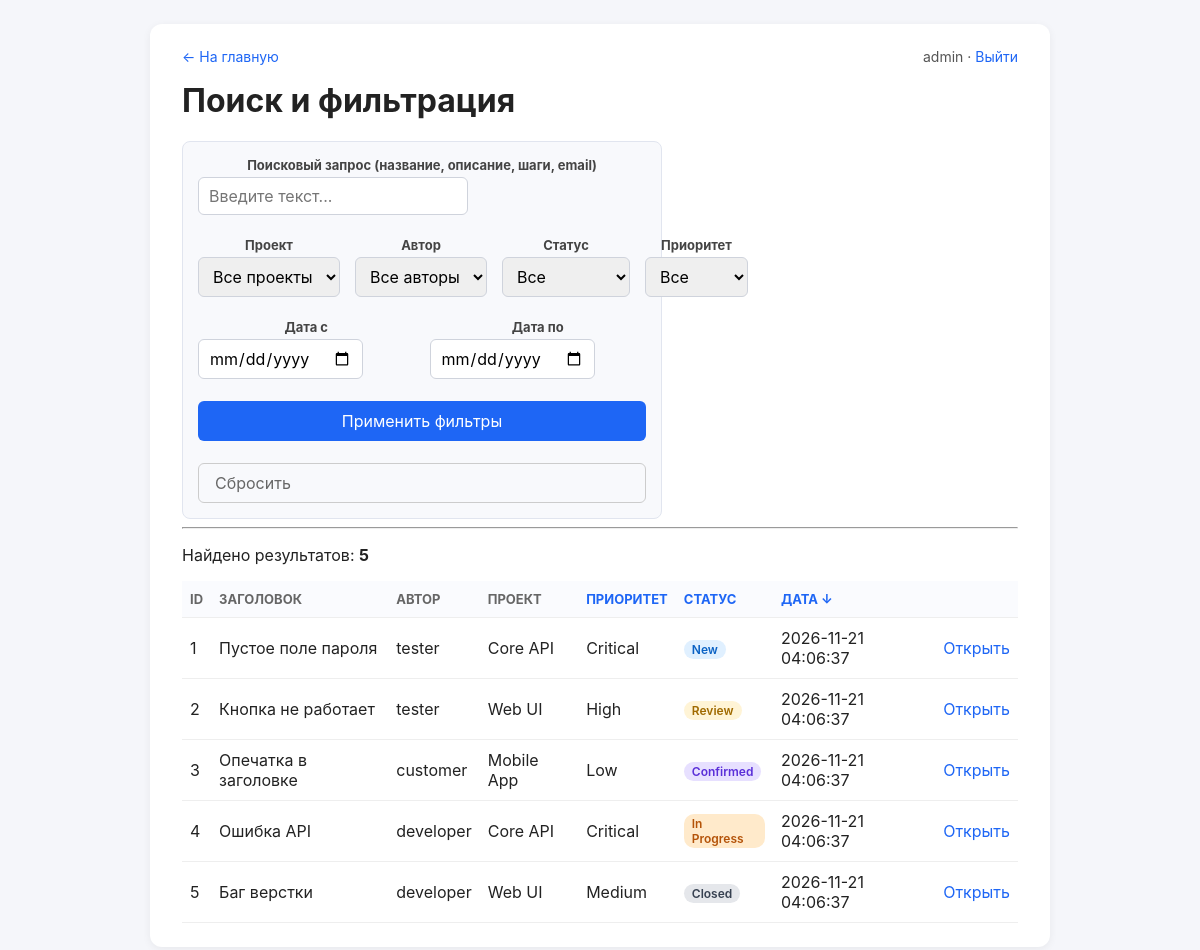
The app's page /bugs_search.php (signed in) with its own data.
### tables this page shows
CREATE TABLE users (
        id INTEGER PRIMARY KEY AUTOINCREMENT,
        login TEXT UNIQUE NOT NULL,
        password_hash TEXT NOT NULL,
        role TEXT NOT NULL
    , email TEXT);

CREATE TABLE bugs (
        id INTEGER PRIMARY KEY AUTOINCREMENT,
        title TEXT NOT NULL,
        description TEXT,
        status TEXT NOT NULL DEFAULT 'New',
        priority TEXT DEFAULT 'Medium',
        project_id INTEGER,
        author_id INTEGER,
        created_at TEXT DEFAULT (datetime('now'))
    , steps TEXT);

CREATE TABLE projects (
        id INTEGER PRIMARY KEY AUTOINCREMENT,
        name TEXT NOT NULL
    );

### auth.php (called while the page is built, shortened)
<?php
function current_user(): array {
    return [
        'id'    => (int)$_SESSION['user_id'],
        'login' => $_SESSION['login'] ?? '',
        'role'  => $_SESSION['role'] ?? '',
    ];
}

### bugs_search.php (the view, shortened to what this page needs)
<?php
require_once __DIR__ . '/auth.php';
require_once __DIR__ . '/db.php';
$user = current_user();
$users = $pdo->query("SELECT id, login FROM users ORDER BY login")->fetchAll();
$q = trim($_GET['q'] ?? '');
$dateFrom = $_GET['date_from'] ?? '';
$dateTo = $_GET['date_to'] ?? '';
$allowedSort = [
    'date' => 'b.created_at',
    'priority' => "CASE b.priority WHEN 'Critical' THEN 1 WHEN 'High' THEN 2 WHEN 'Medium' THEN 3 WHEN 'Low' THEN 4 ELSE 5 END",
    'status' => 'b.status',
];
$sortKey = $_GET['sort'] ?? 'date';
$sortCol = $allowedSort[$sortKey] ?? 'b.created_at';
$dir = (($_GET['dir'] ?? 'desc') === 'asc') ? 'ASC' : 'DESC';
$perPage = 10;
$page = max(1, (int)($_GET['page'] ?? 1));
$offset = ($page - 1) * $perPage;
$where = [];
$params = [];
$whereSql = $where ? ' WHERE ' . implode(' AND ', $where) : '';
$countStmt = $pdo->prepare("SELECT COUNT(*) FROM bugs b LEFT JOIN users u ON u.id = b.author_id" . $whereSql);
$countStmt->execute($params);
$totalRows = $countStmt->fetchColumn();
$sql = "SELECT b.*, p.name AS project_name, u.login AS author_name
        FROM bugs b
        LEFT JOIN projects p ON p.id = b.project_id
        LEFT JOIN users u ON u.id = b.author_id
        {$whereSql}
        ORDER BY {$sortCol} {$dir}
        LIMIT :lim OFFSET :off";
$stmt = $pdo->prepare($sql);
$stmt->bindValue(':lim', $perPage, PDO::PARAM_INT);
$stmt->bindValue(':off', $offset, PDO::PARAM_INT);
$stmt->execute();
$bugs = $stmt->fetchAll();
function buildUrl($overrides = []) {
    $params = array_merge($_GET, $overrides);
    return 'bugs_search.php?' . http_build_query($params);
}
?>
<!DOCTYPE html>
<html lang="ru">
<head><meta charset="UTF-8"><title>Поиск ошибок</title><link rel="stylesheet" href="style.css"></head>
<body>
<div class="container">
    <div class="topbar">
        <a href="bug_list.php">← На главную</a>
        <span><?= htmlspecialchars($user['login']) ?> · <a href="logout.php">Выйти</a></span>
    </div>
    <h1>Поиск и фильтрация</h1>
    <form method="GET" action="bugs_search.php" class="filter-form">
        <div class="form-group">
            <label>Поисковый запрос (название, описание, шаги, email)</label>
            <input type="text" name="q" value="<?= htmlspecialchars($q) ?>" placeholder="Введите текст...">
        </div>
        <div class="form-row">
            <div class="form-group">
                <label>Проект</label>
                <select name="project_id">
                    <option value="0">Все проекты</option>
                </select>
            </div>
            <div class="form-group">
                <label>Автор</label>
                <select name="author_id">
                    <option value="0">Все авторы</option>
                </select>
            </div>
            <div class="form-group">
                <label>Статус</label>
                <select name="status">
                    <option value="">Все</option>
                </select>
            </div>
            <div class="form-group">
                <label>Приоритет</label>
                <select name="priority">
                    <option value="">Все</option>
                </select>
            </div>
        </div>
        <div class="form-row">
            <div class="form-group">
                <label>Дата с</label>
                <input type="date" name="date_from" value="<?= htmlspecialchars($dateFrom) ?>">
            </div>
            <div class="form-group">
                <label>Дата по</label>
                <input type="date" name="date_to" value="<?= htmlspecialchars($dateTo) ?>">
            </div>
        </div>
        <button type="submit" style="margin-top: 10px;">Применить фильтры</button>
        <a href="bugs_search.php" class="btn-reset" style="margin-top: 10px;">Сбросить</a>
    </form>
    <hr>
    <p>Найдено результатов: <strong><?= $totalRows ?></strong></p>
    <table>
        <tr>
            <th>ID</th>
            <th>Заголовок</th>
            <th>Автор</th>
            <th>Проект</th>
            <th><a href="<?= buildUrl(['sort' => 'priority', 'dir' => $dir === 'asc' ? 'desc' : 'asc']) ?>">Приоритет <?= $sortKey === 'priority' ? ($dir === 'asc' ? '↑' : '↓') : '' ?></a></th>
            <th><a href="<?= buildUrl(['sort' => 'status', 'dir' => $dir === 'asc' ? 'desc' : 'asc']) ?>">Статус <?= $sortKey === 'status' ? ($dir === 'asc' ? '↑' : '↓') : '' ?></a></th>
            <th><a href="<?= buildUrl(['sort' => 'date', 'dir' => $dir === 'asc' ? 'desc' : 'asc']) ?>">Дата <?= $sortKey === 'date' ? ($dir === 'asc' ? '↑' : '↓') : '' ?></a></th>
            <th></th>
        </tr>
        <?php foreach ($bugs as $b): ?>
        <tr>
            <td><?= (int)$b['id'] ?></td>
            <td><?= htmlspecialchars($b['title']) ?></td>
            <td><?= htmlspecialchars($b['author_name'] ?? '—') ?></td>
            <td><?= htmlspecialchars($b['project_name'] ?? '—') ?></td>
            <td><?= htmlspecialchars($b['priority']) ?></td>
            <td><span class="status s-<?= str_replace(' ', '_', $b['status']) ?>"><?= htmlspecialchars($b['status']) ?></span></td>
            <td><?= htmlspecialchars($b['created_at']) ?></td>
            <td><a href="bug_view.php?id=<?= (int)$b['id'] ?>">Открыть</a></td>
        </tr>
        <?php endforeach; ?>
    </table>
</div>
</body>
</html>

### style.css (style rules this page uses)
* { box-sizing: border-box; }
body { font-family: -apple-system, "Segoe UI", Roboto, sans-serif; background: #f5f6fa; margin: 0; color: #222; }
.container { max-width: 900px; margin: 24px auto; background: #fff; padding: 24px 32px; border-radius: 12px; box-shadow: 0 2px 8px rgba(0,0,0,.06); }
h1 { margin-top: 0; }
a { color: #1e66f5; text-decoration: none; }
.topbar { display: flex; justify-content: space-between; align-items: center; margin-bottom: 16px; font-size: 14px; color: #555; }
form { display: flex; flex-direction: column; gap: 12px; max-width: 480px; }
label { display: flex; flex-direction: column; font-size: 14px; }
input, textarea, select, button { font: inherit; padding: 8px 10px; border: 1px solid #cfd3dc; border-radius: 6px; margin-top: 4px; }
button { background: #1e66f5; color: #fff; border: none; cursor: pointer; padding: 10px 16px; margin-top: 0; }
table { width: 100%; border-collapse: collapse; margin-top: 12px; }
th, td { text-align: left; padding: 10px 8px; border-bottom: 1px solid #eee; }
th { background: #fafbfe; font-size: 13px; text-transform: uppercase; color: #666; }
.status { display: inline-block; padding: 2px 8px; border-radius: 10px; font-size: 12px; font-weight: 600; background: #eef2f7; }
.s-New { background: #e0f0ff; color: #0b62c4; }
.s-Review { background: #fff4d6; color: #a06a00; }
.s-Confirmed { background: #e7e0ff; color: #5a2fd8; }
.s-In_Progress { background: #ffeacb; color: #b45309; }
.s-Closed { background: #e5e7eb; color: #374151; }
.filter-form { background: #f8f9fc; padding: 15px; border-radius: 8px; border: 1px solid #e1e5ef; }
.form-row { display: flex; gap: 15px; margin-top: 10px; }
.form-row .form-group { flex: 1; }
.filter-form .form-group label { font-weight: bold; font-size: 13px; color: #444; }
.btn-reset { display: inline-block; margin-top: 10px; color: #666; text-decoration: none; padding: 9px 16px; border: 1px solid #ccc; border-radius: 6px; }
.filter-form label { display: flex; align-items: center; gap: 10px; font-weight: bold; font-size: 14px; }

### records on screen
users: login "admin"
bugs: id "1", title "Пустое поле пароля", author.login "tester", project.name "Core API", priority "Critical", status "New", created_at "2026-11-21 04:06:37"
bugs: id "2", title "Кнопка не работает", author.login "tester", project.name "Web UI", priority "High", status "Review", created_at "2026-11-21 04:06:37"
bugs: id "3", title "Опечатка в заголовке", author.login "customer", project.name "Mobile App", priority "Low", status "Confirmed", created_at "2026-11-21 04:06:37"
bugs: id "4", title "Ошибка API", author.login "developer", project.name "Core API", priority "Critical", status "In Progress", created_at "2026-11-21 04:06:37"
bugs: id "5", title "Баг верстки", author.login "developer", project.name "Web UI", priority "Medium", status "Closed", created_at "2026-11-21 04:06:37"

### other values on screen
$totalRows "5"
